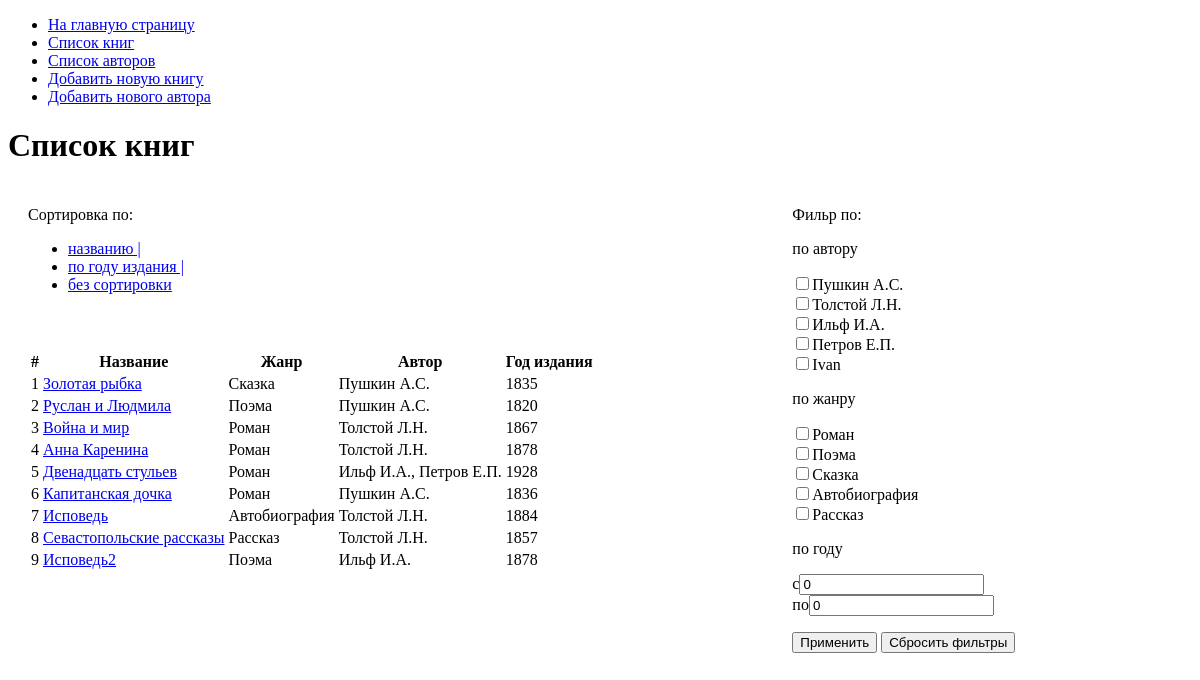
The page /books/index on the database as committed earlier.
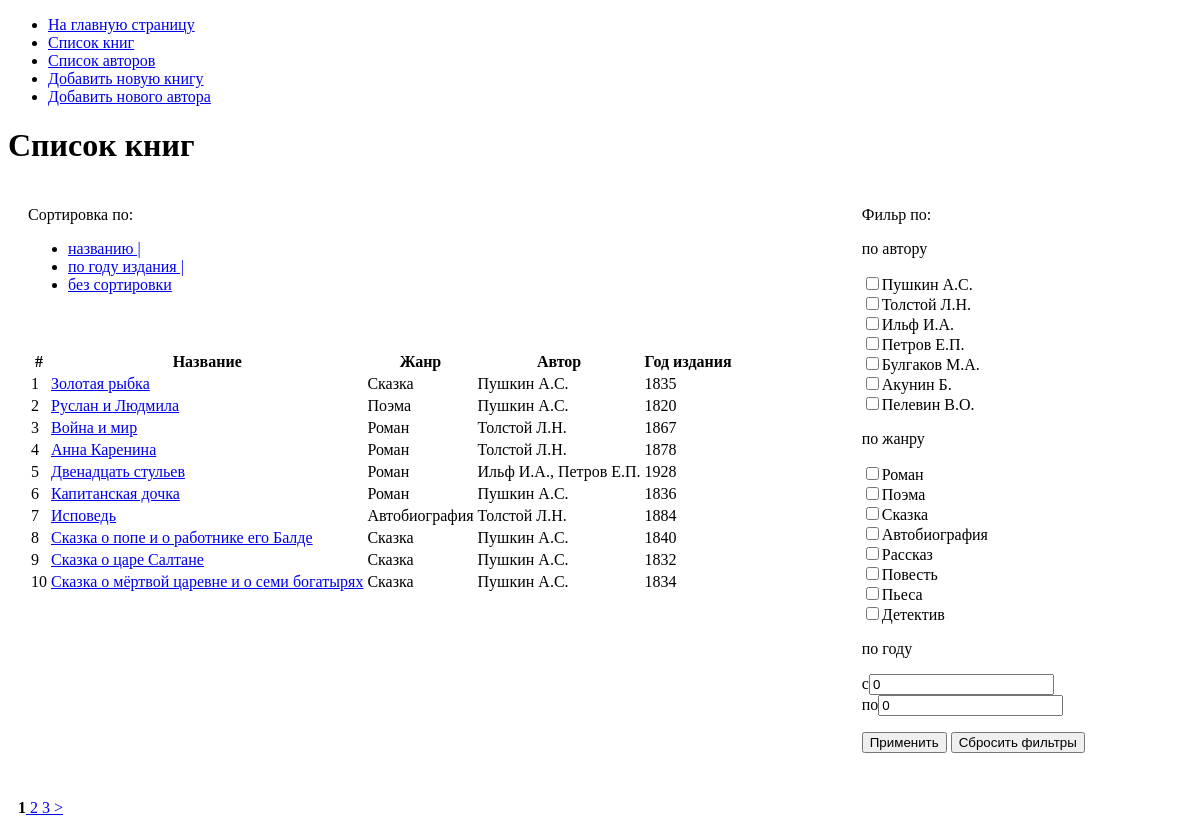
The same page on the database as committed later.
### tables this page shows
CREATE TABLE `books` (
  `id` bigint(20) unsigned NOT NULL AUTO_INCREMENT,
  `title` varchar(250) NOT NULL,
  `genre_id` bigint(20) unsigned NOT NULL,
  `year` bigint(4) unsigned NOT NULL,
  PRIMARY KEY (`id`),
  UNIQUE KEY `title` (`title`),
  KEY `genre_id` (`genre_id`),
  CONSTRAINT `books_ibfk_1` FOREIGN KEY (`genre_id`) REFERENCES `genres` (`id`) ON DELETE CASCADE
);

CREATE TABLE `genres` (
  `id` bigint(20) unsigned NOT NULL AUTO_INCREMENT,
  `name` varchar(30) NOT NULL,
  PRIMARY KEY (`id`)
);

CREATE TABLE `authors` (
  `id` bigint(20) unsigned NOT NULL AUTO_INCREMENT,
  `name` varchar(100) NOT NULL,
  PRIMARY KEY (`id`),
  UNIQUE KEY `name` (`name`)
);

### app/core/View.php (called while the page is built, shortened)
<?php
class View
{
    public function render($contentView, $layotView, $dataArray = null)
    {
        $ini = parse_ini_file('./app/config.ini');
        include 'app/views/layouts/' . $layotView;
    }
}

### app/controllers/BooksController.php (called while the page is built, shortened)
<?php
class BooksController extends Controller
{
    public function __construct()
    {
        $this->modelBooks = Book::getBookInstance();
        $this->modelAuthors = Author::getAuthorInstance();
        $this->modelGenres = Genre::getGenreInstance();
    }
    public function actionIndex()
    {
        $total = $this->modelBooks->getTotal();
        $page = isset($_GET['page']) ? (int) $_GET['page'] : 1;
        $pageSize = 10;
        $pagination = new Pagination($page, $pageSize, $total);
        $offset = $pagination->getOffset();
        $books = $this->modelBooks->getIndex($offset, $pageSize);
        $authors = $this->modelAuthors->getIndex();
        $genres = $this->modelGenres->getIndex();
        $this->view->render('books/indexView.php', 'layoutView.php', compact('books', 'authors', 'genres', 'pagination'));
    }
}

### app/core/Route.php (called while the page is built, shortened)
<?php
class  Route
{
    static function start()
    {
        $actionName = 'index';
        $routeParts = explode('/', $_SERVER['REQUEST_URI']);
        $a = count($routeParts) - 1;
        if (!empty($routeParts[$a])) {
            $actionName = strstr($routeParts[$a], '?', TRUE) ? strstr($routeParts[$a], '?', TRUE) : $routeParts[$a];
        }
        $actionName = 'action' . ucfirst($actionName);
        $objController = new $controllerName();
        $objController->$actionName();
    }
}

### index.php (called while the page is built, shortened)
<?php
Route::start();

### app/models/Book.php (called while the page is built, shortened)
<?php
class Book extends Model
{
    private static $bookInstances = [];
    public static function getBookInstance(): Book
    {
        $cls = static::class;
        if (!isset(self::$bookInstances[$cls])) {
            self::$bookInstances[$cls] = new static;
        }
        return self::$bookInstances[$cls];
    }
    static function getQueryAuthors()
    {
        $filterAuthors = isset($_SESSION['author']) ? implode(", ", $_SESSION['author']) : 0;
        $queryAuthors = $filterAuthors > 0 ? " AND authors.id IN ($filterAuthors)" : "";
        return $queryAuthors;
    }
    static function getQueryGenres()
    {
        $filterGenres = isset($_SESSION['genre']) ? implode(", ", $_SESSION['genre']) : 0;
        $queryGenres = $filterGenres > 0 ? " AND genre_id IN ($filterGenres)" : "";
        return $queryGenres;
    }
    static function getQueryYears()
    {
        $startYear = isset($_SESSION['startYear']) ? (int) $_SESSION['startYear'] : 0;
        $endYear = isset($_SESSION['endYear']) ? (int) $_SESSION['endYear'] : 0;
        $queryYears = ($endYear > 0) && ($endYear >= 0) ? " AND year BETWEEN $startYear AND $endYear" : "";
        return $queryYears;
    }
    public function getTotal()
    {
        $queryAuthors = static::getQueryAuthors();
        $queryGenres = static::getQueryGenres();
        $queryYears = static::getQueryYears();
        $sql = "SELECT DISTINCT books.id FROM books
        JOIN book_author ON (books.id = book_author.book_id)
        JOIN authors ON (authors.id = book_author.author_id)
        JOIN genres ON (books.genre_id = genres.id)
        WHERE books.id > 0 $queryAuthors $queryGenres $queryYears";
        $result = $this->mysql->query($sql);
        $result = $this->mysql->query($sql);
        if (!$result) {
            $total = 0;
        } else {
            $total = $result->num_rows;
        }
        return $total;
    }
    static function getSorting()
    {
        $sorting = 'book_id ASC';
        return $sorting;
    }
    public function getIndex($offset = null, $limit = null)
    {
        $sorting = static::getSorting();
        $queryAuthors = static::getQueryAuthors();
        $queryGenres = static::getQueryGenres();
        $queryYears = static::getQueryYears();
        $sql = "SELECT books.id, books.title, genres.name as genre, books.year, GROUP_CONCAT(authors.name SEPARATOR ', ')
        as author FROM book_author
        JOIN books ON (books.id = book_author.book_id)
        JOIN authors ON (authors.id = book_author.author_id)
        JOIN genres ON (books.genre_id = genres.id)
        WHERE books.id > 0 $queryAuthors $queryGenres $queryYears
        GROUP BY book_id
        ORDER BY $sorting
        LIMIT $offset, $limit";
        $result = $this->mysql->query($sql);
        if (!$result) {
            echo 'Книг не найдено';
            $books = [];
        } else {
            $books = mysqli_fetch_all($result, MYSQLI_ASSOC);
        }
        return $books;
    }
}

### app/core/Model.php (called while the page is built, shortened)
<?php
abstract class Model
{
    protected function __construct()
    {
        $this->mysql = static::DBConnect();
    }
    static function DBConnect()
    {
        $mysql = new mysqli();
        $ini = parse_ini_file('./app/config.ini');
        $mysql->connect($ini['db_host'], $ini['db_user'], $ini['db_password'], $ini['db_name']);
        $mysql->set_charset('utf8');
        return $mysql;
    }
}

### app/models/Author.php (called while the page is built, shortened)
<?php
class Author extends Model
{
    private static $authorInstances = [];
    public static function getAuthorInstance(): Author
    {
        $cls = static::class;
        if (!isset(self::$authorInstances[$cls])) {
            self::$authorInstances[$cls] = new static;
        }
        return self::$authorInstances[$cls];
    }
    public function getIndex()
    {
        $sql = "SELECT `id`, `name`, (select count(*) from `book_author` where `author_id`=`authors`.id) as
         bookNum
         FROM `authors`
         ORDER BY `id`";
        $result = $this->mysql->query($sql);
        $data = mysqli_fetch_all($result, MYSQLI_ASSOC);
        return $data;
    }
}

### app/models/Genre.php (called while the page is built, shortened)
<?php
class Genre extends Model
{
    private static $genreInstances = [];
    public static function getGenreInstance(): Genre
    {
        $cls = static::class;
        if (!isset(self::$genreInstances[$cls])) {
            self::$genreInstances[$cls] = new static;
        }
        return self::$genreInstances[$cls];
    }
    public function getIndex()
    {
        $sql = "SELECT *  FROM genres";
        $result = $this->mysql->query($sql);
        $data = mysqli_fetch_all($result, MYSQLI_ASSOC);
        return $data;
    }
}

### app/views/books/indexView.php (the view, shortened to what this page needs)
<h1>Список книг</h1>
<div style="display: flex; flex-flow: row nowrap;">
    <div style="flex-grow: 3;">
        <div style="padding: 20px;">
            <span>Сортировка по:</span>
            <ul>
                <li><a href="?sort=title">названию | </a></li>
                <li><a href="?sort=year">по году издания | </a></li>
                <li><a href="?">без сортировки</a></li>
            </ul>
        </div>
        <div style="padding: 20px;">
            <table>
                <thead>
                    <tr>
                        <th>
                            <span>#</span>
                        </th>
                        <th>
                            <span>Название</span>
                        </th>
                        <th>
                            <span>Жанр</span>
                        </th>
                        <th>
                            <span>Автор</span>
                        </th>
                        <th>
                            <span>Год издания</span>
                        </th>
                    </tr>
                </thead>
                <tbody>
                    <?php foreach ($books as $key => $book) : ?>
                        <tr>
                            <td><?= ($pagination->currentPage - 1) * 10 + $key + 1  ?></td>
                            <td>
                                <a href="<?= $ini['app_root'] . "books/show?id={$book['id']}" ?>"><?= htmlspecialchars($book['title']) ?></a>
                            </td>
                            <td>
                                <span><?= $book['genre'] ?></span>
                            </td>
                            <td>
                                <span><?= htmlspecialchars($book['author']) ?></span>
                            </td>
                            <td>
                                <span><?= $book['year'] ?></span>
                            </td>
                        </tr>
                    <?php endforeach; ?>
                </tbody>
            </table>
        </div>
    </div>
    <div style="padding: 20px; flex-grow: 3;">
        <span>Фильр по:</span>
        <form method="POST" action="">
            <p>по автору</p>
            <p>
                <?php foreach ($authors as $author) : ?>
                    <input type="checkbox" name="author[]" value="<?= $author['id'] ?>" <?php if (isset($_SESSION['author'])) {
                                                                                            foreach ($_SESSION['author'] as $sessAuthor) {
                                                                                                if ($sessAuthor == $author['id']) echo 'checked';
                                                                                            }
                                                                                        }
                                                                                        ?>><?= htmlspecialchars($author['name']) ?><Br>
                <?php endforeach; ?>
            </p>
            <p>по жанру</p>
            <p>
                <?php foreach ($genres as $genre) : ?>
                    <input type="checkbox" name="genre[]" value="<?= $genre['id'] ?>" <?php if (isset($_SESSION['genre'])) {
                                                                                            foreach ($_SESSION['genre'] as $sessGenre) {
                                                                                                if ($sessGenre == $genre['id']) echo 'checked';
                                                                                            }
                                                                                        }
                                                                                        ?>><?= $genre['name'] ?><Br>
                <?php endforeach; ?>
            </p>
            <p>по году</p>
            <p>
                <span>c</span><input type="number" name="startYear" value="<?= isset($_SESSION['startYear']) ?  $_SESSION['startYear'] : 0; ?>"><Br>
                <span>по</span><input type="number" name="endYear" value="<?= isset($_SESSION['endYear']) ?  $_SESSION['endYear'] : 0; ?>"><Br>
            </p>
            <p><input type="submit" value="Применить"> <input type="submit" name="reset_filter" value="Сбросить фильтры"></p>
        </form>
    </div>
</div>
<div style="padding: 10px;">
    <?php if ($pagination->countPages > 1) echo $pagination->getHTML() ?>
</div>

### app/views/layouts/layoutView.php (shortened to what this page needs)
<!DOCTYPE html>
<html lang="en">
<head>
</head>
<body>
    <div>
        <ul>
            <li><a href="<?= $ini['app_root'] . $ini['_main_'] ?>">На главную страницу</a></li>
            <li><a href="<?= $ini['app_root'] ?>books/index">Список книг</a></li>
            <li><a href="<?= $ini['app_root'] ?>authors/index">Список авторов</a></li>
            <li><a href="<?= $ini['app_root'] ?>books/create">Добавить новую книгу</a></li>
            <li><a href="<?= $ini['app_root'] ?>authors/create">Добавить нового автора</a></li>
        </ul>
    </div>
    <?php include 'app/views/' . $contentView; ?>
</body>
</html>

### app/core/Pagination.php (shortened to what this page needs)
<?php
class Pagination
{
    public $currentPage;
    public $pageSize;
    public $total;
    public $countPages;
    public $uri;
    public function __construct($page, $pageSize, $total)
    {
        $this->pageSize = $pageSize;
        $this->total = $total;
        $this->countPages = $this->getCountPages();
        $this->currentPage = $this->getCurrenPage($page);
        $this->uri = $this->getParams();
    }
    public function getCountPages()
    {
        return ceil($this->total / $this->pageSize);
    }
    public function getCurrenPage($page)
    {
        return $page;
    }
    public function getOffset()
    {
        return ($this->currentPage - 1) * $this->pageSize;
    }
    public function getHTML()
    {
        $back = null;
        $forward =  null;
        $startPage = null;
        $endPage = null;
        $page2left = null;
        $page1left = null;
        $page2right = null;
        $page1right = null;
        if ($this->currentPage < $this->countPages) {
            $forward = "<a href='{$this->uri}page=" . ($this->currentPage + 1) . "'> > </a>";
        }
        if ($this->currentPage + 2 <= $this->countPages) {
            $page2right = "<a href='{$this->uri}page=" . ($this->currentPage + 2) . "'> " . ($this->currentPage + 2) . " </a>";
        }
        if ($this->currentPage + 1 <= $this->countPages) {
            $page1right = "<a href='{$this->uri}page=" . ($this->currentPage + 1) . "'> " . ($this->currentPage + 1) . " </a>";
        }
        return $startPage . $back . $page2left . $page1left . '<b>' . $this->currentPage . '</b>' . $page1right . $page2right . $forward . $endPage;
    }
    public function getParams()
    {
        $url = $_SERVER['REQUEST_URI'];
        $url = explode('?', $url);
        $uri = $url[0] . '?';
        return $uri;
    }
}

Rows that differ between the two databases and show on the page:
no longer on this page (row edited): books: currentPage "9", title "Исповедь2", genre.name "Поэма", author "Ильф И.А.", year "1878"
removed authors: name "Ivan"
changed books: title "Севастопольские рассказы" → "Сказка о попе и о работнике его Балде"; genre.name "Рассказ" → "Сказка"; author "Толстой Л.Н." → "Пушкин А.С."; year "1857" → "1840"
added books: currentPage "9", title "Сказка о царе Салтане", genre.name "Сказка", author "Пушкин А.С.", year "1832"
added books: currentPage "10", title "Сказка о мёртвой царевне и о семи богатырях", genre.name "Сказка", author "Пушкин А.С.", year "1834"
added authors: name "Булгаков М.А."
added authors: name "Акунин Б."
added authors: name "Пелевин В.О."
added genres: name "Повесть"
added genres: name "Пьеса"
added genres: name "Детектив"
Other text that changed with them:
$this->currentPage: (not shown) → "1"
$this->currentPage + 1: (not shown) → "2"
$this->currentPage + 2: (not shown) → "3"
